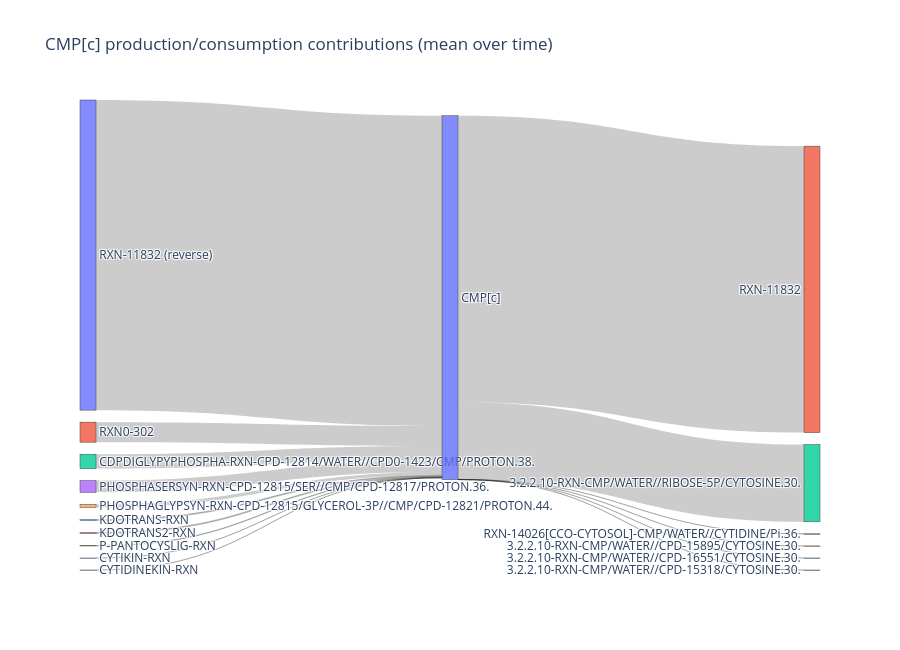

Notebook code cell kept with this figure:
### Code cell
met_of_interest = 'CMP[c]'
fig = sankey_metabolite_flux(
    met_of_interest=met_of_interest,
    fba=fba,
    metabolism=metabolism,
    agg="mean",
    top_n=10,
    min_abs_contrib=1e-6,
    title=f"{met_of_interest} production/consumption contributions (mean over time)",
)[0]
fig.show()

### Figure 1 — Plotly figure (JSON) as saved in the notebook; plotly's stock layout.template omitted (floating-point values rounded to 4 significant figures)
{"data": [{"arrangement": "snap", "link": {"label": ["RXN-11832 (reverse) produces CMP[c]: |S*v|=2.19e+05", "RXN0-302 produces CMP[c]: |S*v|=1.42e+04", "CDPDIGLYPYPHOSPHA-RXN-CPD-12814/WATER//CPD0-1423/CMP/PROTON.38. produces CMP[c]: |S*v|=1.02e+04", "PHOSPHASERSYN-RXN-CPD-12815/SER//CMP/CPD-12817/PROTON.36. produces CMP[c]: |S*v|=8.29e+03", "PHOSPHAGLYPSYN-RXN-CPD-12815/GLYCEROL-3P//CMP/CPD-12821/PROTON.44. produces CMP[c]: |S*v|=2.27e+03", "KDOTRANS-RXN produces CMP[c]: |S*v|=670", "KDOTRANS2-RXN produces CMP[c]: |S*v|=670", "P-PANTOCYSLIG-RXN produces CMP[c]: |S*v|=385", "CYTIKIN-RXN produces CMP[c]: |S*v|=0.0433", "CYTIDINEKIN-RXN produces CMP[c]: |S*v|=0.00333", "RXN-11832 consumes CMP[c]: |S*v|=2.02e+05", "3.2.2.10-RXN-CMP/WATER//RIBOSE-5P/CYTOSINE.30. consumes CMP[c]: |S*v|=5.46e+04", "RXN-14026[CCO-CYTOSOL]-CMP/WATER//CYTIDINE/Pi.36. consumes CMP[c]: |S*v|=76", "3.2.2.10-RXN-CMP/WATER//CPD-15895/CYTOSINE.30. consumes CMP[c]: |S*v|=48.2", "3.2.2.10-RXN-CMP/WATER//CPD-16551/CYTOSINE.30. consumes CMP[c]: |S*v|=23.8", "3.2.2.10-RXN-CMP/WATER//CPD-15318/CYTOSINE.30. consumes CMP[c]: |S*v|=0.0467"], "source": [0, 1, 2, 3, 4, 5, 6, 7, 8, 9, 10, 10, 10, 10, 10, 10], "target": [10, 10, 10, 10, 10, 10, 10, 10, 10, 10, 11, 12, 13, 14, 15, 16], "value": [219200.0, 14190.0, 10180.0, 8293.0, 2273.0, 670.3, 670.3, 384.5, 0.04333, 0.003333, 202500.0, 54570.0, 75.96, 48.24, 23.82, 0.04667]}, "node": {"label": ["RXN-11832 (reverse)", "RXN0-302", "CDPDIGLYPYPHOSPHA-RXN-CPD-12814/WATER//CPD0-1423/CMP/PROTON.38.", "PHOSPHASERSYN-RXN-CPD-12815/SER//CMP/CPD-12817/PROTON.36.", "PHOSPHAGLYPSYN-RXN-CPD-12815/GLYCEROL-3P//CMP/CPD-12821/PROTON.44.", "KDOTRANS-RXN", "KDOTRANS2-RXN", "P-PANTOCYSLIG-RXN", "CYTIKIN-RXN", "CYTIDINEKIN-RXN", "CMP[c]", "RXN-11832", "3.2.2.10-RXN-CMP/WATER//RIBOSE-5P/CYTOSINE.30.", "RXN-14026[CCO-CYTOSOL]-CMP/WATER//CYTIDINE/Pi.36.", "3.2.2.10-RXN-CMP/WATER//CPD-15895/CYTOSINE.30.", "3.2.2.10-RXN-CMP/WATER//CPD-16551/CYTOSINE.30.", "3.2.2.10-RXN-CMP/WATER//CPD-15318/CYTOSINE.30."], "line": {"width": 0.5}, "pad": 12, "thickness": 16}, "type": "sankey"}], "layout": {"title": {"text": "CMP[c] production/consumption contributions (mean over time)"}, "height": 650}}
